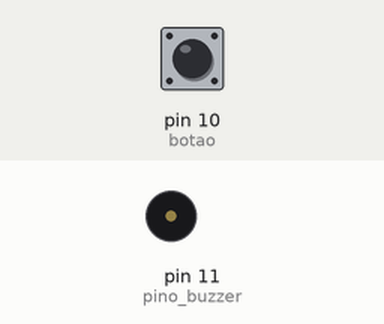
A sketch run on a simulated Arduino Uno, built with avr-gcc and run on an emulated ATmega328P. Shown: buzzer (waves = sounding). The inputs (shaded band) are chosen by the test bench; at power-on: pin 10 (botao) HIGH.

Above: at 0.1 s.
Timing chart, 0 to 1.6 s (numbered marks = the images above):
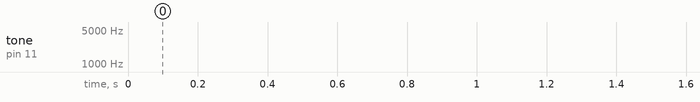

The sketch:

prog_7.ino
```cpp
#define pino_buzzer 11
#define botao 10
float seno;
int frequencia, tempo;


void setup()
{
  pinMode(10, INPUT_PULLUP);
  pinMode(pino_buzzer, OUTPUT);

}

void loop()
{
  if(digitalRead(botao) != 0)
    tempo = 1000;
   else
    tempo = 200;
   senoide(tempo);
}

void senoide (int t)
{
  for (int i = 0 ; i < 180; i++)
  {
    seno = sin(i*3.1415 / 180);
    frequencia = 2000 + int(seno * 1000);
    tone(pino_buzzer, frequencia);
    delayMicroseconds(t);
  }
}
```
